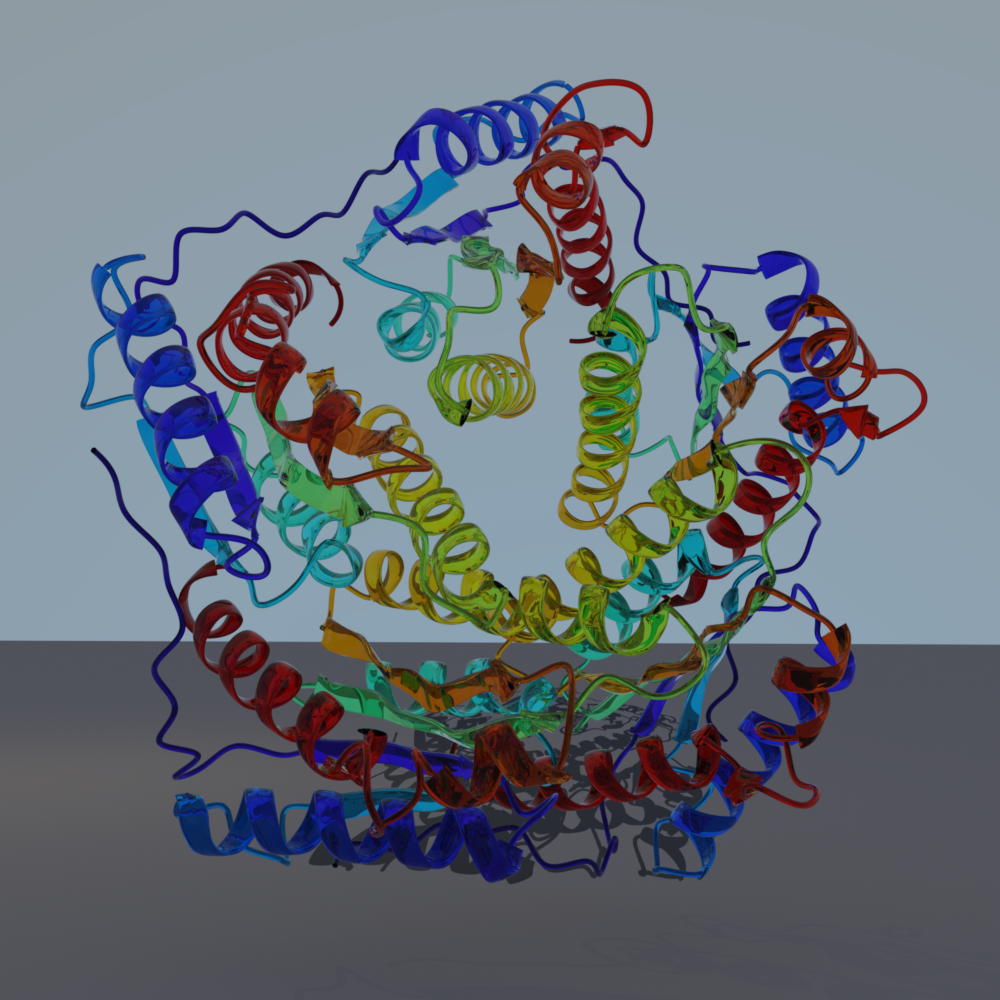

Julia code for this plot:
include(joinpath(@__DIR__, "..", "common", "common.jl"))
using ProtPlot, ProteinChains

structure = pdb"1HQK"

ground_material = Hikari.MatteMaterial(Kd=Hikari.RGBSpectrum(0.15f0, 0.15f0, 0.18f0))
protein_material = Hikari.GlassMaterial()
set_theme!(Mesh=(material=protein_material,))

function create_scene(; resolution=(1500, 1500))
    fig = Figure(size=resolution)
    ax = LScene(fig[1, 1]; show_axis=false, scenekw=(;
        lights=[
            PointLight(RGBf(15, 5, 15), Vec3f(1000)),
            Makie.SunSkyLight(Vec3f(1, 2, 8); intensity=1.0f0, turbidity=3.0f0, ground_enabled=false),
        ]
    ))

    ribbon!(ax, structure; colormap=:jet, coil_diameter=0.5, helix_width=2.2, strand_width=2.2)

    center!(ax.scene)
    cam = ax.scene.camera_controls
    lookat = cam.lookat[]

    ground_mesh = Rect3f(Point3f(lookat[1] - 1000, lookat[2] - 40, lookat[3] - 1000), Vec3f(2000, 0.1, 2000))
    mesh!(ax, ground_mesh; material=ground_material)

    cam.eyeposition[] = [165.43, -10, 233.86]
    cam.lookat[] = [148.04, 0, 126.64]
    cam.upvector[] = [0, 1, 0]
    cam.fov[] = 45.0
    Makie.update_cam!(ax.scene, cam)
    return fig, ax
end

function render_scene(;
    device=DEVICE,
    resolution=(1000, 1000),
    samples=10,
    max_depth=12,
    output_path=joinpath(@__DIR__, "protein_glass.png"),
)
    fig, ax = create_scene(; resolution=resolution)
    integrator = Hikari.VolPath(samples=samples, max_depth=max_depth)
    sensor = Hikari.FilmSensor(iso=100, white_balance=6500)
    @time result = Makie.colorbuffer(fig;
        device=device, integrator=integrator, sensor=sensor, update=false
    )
    save(output_path, result)
    @info "Saved → $output_path"
    return result
end

function render_interactive(;
    device=DEVICE,
    resolution=(800, 800),
)
    fig, ax = create_scene(; resolution=resolution)
    TraceMakie.interactive_window(fig; device=device)
    display(fig; backend=GLMakie, update=false)
end

# render_scene()
